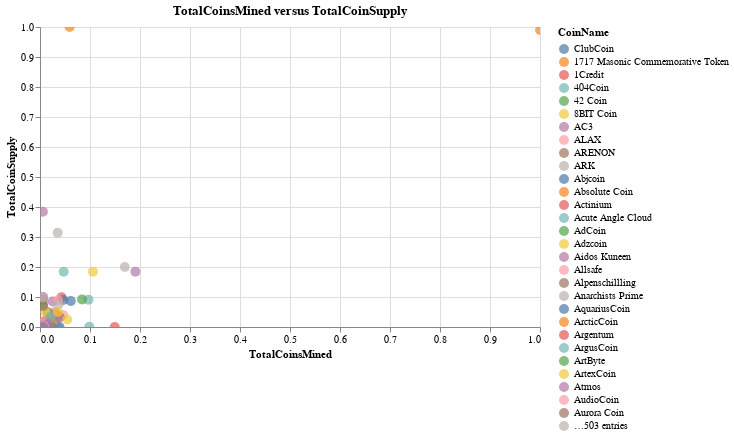

The notebook cell this image was saved under:
### Code cell
# Plot the scatter with x="TotalCoinsMined" and y="TotalCoinSupply"
fig2 = alt.Chart(clustered_tradable_df).mark_circle(
    size=100
).encode(
    alt.X("TotalCoinsMined", title="TotalCoinsMined", scale=alt.Scale(zero=False)),
    alt.Y("TotalCoinSupply", title="TotalCoinSupply", scale=alt.Scale(zero=False)),
    color="CoinName",
    tooltip=["CoinName", "TotalCoinsMined", "TotalCoinSupply"]
).properties(
    height=300,
    width=500,
    title="TotalCoinsMined versus TotalCoinSupply").interactive()
fig2

### Figure 1 — Vega-Lite specification as saved in the notebook (floating-point values rounded to 4 significant figures; data arrays with more than 128 entries replaced by an {"elided": "..."} marker saying what was removed)
{"config": {"view": {"continuousWidth": 400, "continuousHeight": 300}}, "data": {"name": "data-9500f1941412c319997629e3124da7f3"}, "mark": {"type": "circle", "size": 100}, "encoding": {"color": {"field": "CoinName", "type": "nominal"}, "tooltip": [{"field": "CoinName", "type": "nominal"}, {"field": "TotalCoinsMined", "type": "quantitative"}, {"field": "TotalCoinSupply", "type": "quantitative"}], "x": {"field": "TotalCoinsMined", "scale": {"zero": false}, "title": "TotalCoinsMined", "type": "quantitative"}, "y": {"field": "TotalCoinSupply", "scale": {"zero": false}, "title": "TotalCoinSupply", "type": "quantitative"}}, "height": 300, "selection": {"selector002": {"type": "interval", "bind": "scales", "encodings": ["x", "y"]}}, "title": "TotalCoinsMined versus TotalCoinSupply", "width": 500, "$schema": "https://vega.github.io/schema/vega-lite/v4.17.0.json", "datasets": {"data-9500f1941412c319997629e3124da7f3": {"elided": "533 records"}}}
